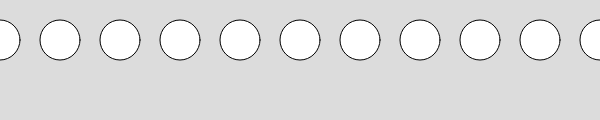
Frame 1 (no input)
Frame 60 (no input): identical to frame 1, image omitted
Frame 120 (the mouse pressed at the canvas centre since frame 60): identical to frame 1, image omitted

The p5.js sketch that drew this single still picture (run headless with seeded random() and noise() and a simulated clock; from frame 60 on, the mouse is pressed at the canvas centre):

// p5.js sketch
// ── sketch.js

function setup() {
	createCanvas(600, 120);
}
function draw() {
	background(220);
	x = 0;
	//for(initialize;condition;increment)
	for(y = 0; y <= height; y = y+10){ //increment y by 10 so that more shapes are visible
		// multiply the x value by 5 so that horizontal spacing is 5 times greater than vertical
		ellipse(x + y, 40, 40);
		x = x+50;
	}
}
